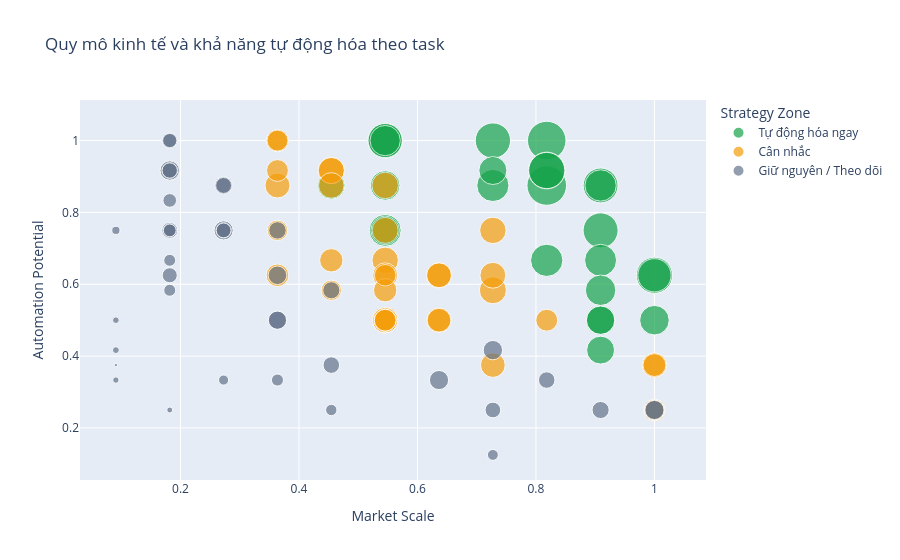

The notebook cell this image was saved under:
### Markdown cell above
## 6. Giải thích vì sao task có ROI cao
Biểu đồ dưới đây phân rã hai động lực chính. Điểm ở góc trên bên phải vừa có quy mô kinh tế lớn vừa có khả năng tự động hóa cao; kích thước điểm thể hiện ROI Index, còn `Task Exposure` xuất hiện khi rê chuột.

### Code cell
fig = px.scatter(
    complete, x='Market Scale', y='Automation Potential', size='ROI Index',
    color='Strategy Zone', color_discrete_map=zone_colors, hover_name='Task',
    hover_data={'Occupation (O*NET-SOC Title)': True, 'Task Exposure': ':.3f',
                'ROI Index': ':.3f', 'Data Confidence': True},
    size_max=28, title='Quy mô kinh tế và khả năng tự động hóa theo task',
)
save_chart(fig, 'Quy mô kinh tế và khả năng tự động hóa theo task.png')
fig.show()

### Figure 1 — Plotly figure (JSON) as saved in the notebook; plotly's stock layout.template omitted (floating-point values rounded to 4 significant figures; data arrays with more than 128 entries replaced by an {"elided": "..."} marker saying what was removed)
{"data": [{"customdata": [["Computer User Support Specialists", 0.6544, 1, "Trung bình"], ["Computer User Support Specialists", 0.5442, 0.9494, "Trung bình"], ["Computer User Support Specialists", 0.5398, 0.8615, "Trung bình"], ["Computer and Information Systems Managers", 0.6298, 0.8371, "Trung bình"], ["Computer User Support Specialists", 0.5219, 0.8324, "Trung bình"], ["Network and Computer Systems Administrators", 0.5148, 0.7952, "Trung bình"], ["Computer Systems Analysts", 0.5402, 0.782, "Cao"], ["Software Quality Assurance Analysts and Testers", 0.6704, 0.7763, "Trung bình"], ["Computer Systems Analysts", 0.4583, 0.7739, "Trung bình"], ["Software Quality Assurance Analysts and Testers", 0.6385, 0.7384, "Trung bình"], ["Computer and Information Systems Managers", 0.5345, 0.7074, "Trung bình"], ["Computer User Support Specialists", 0.5771, 0.6654, "Cao"], ["Network and Computer Systems Administrators", 0.4898, 0.6587, "Trung bình"], ["Computer Systems Analysts", 0.5097, 0.6527, "Cao"], ["Software Quality Assurance Analysts and Testers", 0.7508, 0.6489, "Trung bình"], ["Computer Systems Analysts", 0.3727, 0.6256, "Trung bình"], ["Computer Systems Analysts", 0.53, 0.5921, "Cao"], ["Software Quality Assurance Analysts and Testers", 0.5102, 0.5861, "Trung bình"], ["Computer and Information Systems Managers", 0.5308, 0.558, "Trung bình"], ["Software Quality Assurance Analysts and Testers", 0.5556, 0.5575, "Trung bình"], ["Computer Systems Analysts", 0.5504, 0.5249, "Trung bình"], ["Software Quality Assurance Analysts and Testers", 0.6085, 0.5222, "Trung bình"], ["Computer Systems Analysts", 0.5367, 0.5113, "Trung bình"], ["Network and Computer Systems Administrators", 0.359, 0.5012, "Trung bình"], ["Computer Systems Analysts", 0.6273, 0.4975, "Cao"], ["Computer Network Support Specialists", 0.5785, 0.4812, "Trung bình"]], "hovertemplate": "<b>%{hovertext}</b><br><br>Strategy Zone=Tự động hóa ngay<br>Market Scale=%{x}<br>Automation Potential=%{y}<br>ROI Index=%{customdata[2]:.3f}<br>Occupation (O*NET-SOC Title)=%{customdata[0]}<br>Task Exposure=%{customdata[1]:.3f}<br>Data Confidence=%{customdata[3]}<extra></extra>", "hovertext": ["Answer user inquiries regarding computer software or hardware operation to resolve problems.", "Oversee the daily performance of computer systems.", "Maintain records of daily data communication transactions, problems and remedial actions taken, or installation activities.", "Manage backup, security and user help systems.", "Enter commands and observe system functioning to verify correct operations and detect errors.", "Configure, monitor, and maintain email applications or virus protection software.", "Use object-oriented programming languages, as well as client and server applications development processes and multimedia and Internet technology.", "Document test procedures to ensure replicability and compliance with standards.", "Review and analyze computer printouts and performance indicators to locate code problems, and correct errors by correcting codes.", "Create or maintain databases of known test defects.", "Prepare and review operational reports or project progress reports.", "Read technical manuals, confer with users, or conduct computer diagnostics to investigate and resolve problems or to provide technical assistance and support.", "Operate master consoles to monitor the performance of computer systems and networks and to coordinate computer network access and use.", "Troubleshoot program and system malfunctions to restore normal functioning.", "Document software defects, using a bug tracking system, and report defects to software developers.", "Read manuals, periodicals, and technical reports to learn how to develop programs that meet staff and user requirements.", "Specify inputs accessed by the system and plan the distribution and use of the results.", "Conduct software compatibility tests with programs, hardware, operating systems, or network environments.", "Develop computer information resources, providing for data security and control, strategic computing, and disaster recovery.", "Update automated test scripts to ensure currency.", "Test, maintain, and monitor computer programs and systems, including coordinating the installation of computer programs and systems.", "Monitor bug resolution efforts and track successes.", "Analyze information processing or computation needs and plan and design computer systems, using techniques such as structured analysis, data modeling, and information engineering.", "Perform routine network startup and shutdown procedures, and maintain control records.", "Use the computer in the analysis and solution of business problems, such as development of integrated production and inventory control and cost analysis systems.", "Document network support activities."], "legendgroup": "Tự động hóa ngay", "marker": {"color": "#16a34a", "size": [1.0, 0.9494, 0.8615, 0.8371, 0.8324, 0.7952, 0.782, 0.7763, 0.7739, 0.7384, 0.7074, 0.6654, 0.6587, 0.6527, 0.6489, 0.6256, 0.5921, 0.5861, 0.558, 0.5575, 0.5249, 0.5222, 0.5113, 0.5012, 0.4975, 0.4812], "sizemode": "area", "sizeref": 0.001276, "symbol": "circle"}, "mode": "markers", "name": "Tự động hóa ngay", "orientation": "v", "showlegend": true, "type": "scatter", "x": [0.8182, 0.8182, 0.8182, 1.0, 0.8182, 0.7273, 0.9091, 0.5455, 0.9091, 0.5455, 1.0, 0.8182, 0.7273, 0.9091, 0.5455, 0.9091, 0.9091, 0.5455, 1.0, 0.5455, 0.9091, 0.5455, 0.9091, 0.7273, 0.9091, 0.4545], "xaxis": "x", "y": [0.875, 1.0, 0.9167, 0.625, 0.9167, 1.0, 0.75, 1.0, 0.875, 1.0, 0.625, 0.6667, 0.875, 0.6667, 0.75, 0.875, 0.5833, 1.0, 0.5, 0.875, 0.5, 0.75, 0.5, 0.9167, 0.4167, 0.875], "yaxis": "y"}, {"customdata": {"elided": "35x4 mixed values"}, "hovertemplate": "<b>%{hovertext}</b><br><br>Strategy Zone=Cân nhắc<br>Market Scale=%{x}<br>Automation Potential=%{y}<br>ROI Index=%{customdata[2]:.3f}<br>Occupation (O*NET-SOC Title)=%{customdata[0]}<br>Task Exposure=%{customdata[1]:.3f}<br>Data Confidence=%{customdata[3]}<extra></extra>", "hovertext": ["Monitor network performance to determine whether adjustments are needed and where changes will be needed in the future.", "Review software documentation to ensure technical accuracy, compliance, or completeness, or to mitigate risks.", "Analyze equipment performance records to determine the need for repair or replacement.", "Analyze network data to determine network usage, disk space availability, or server function.", "Test system modifications to prepare for implementation.", "Configure security settings or access permissions for groups or individuals.", "Plan test schedules or strategies in accordance with project scope or delivery dates.", "Design, configure, and test computer hardware, networking software and operating system software.", "Install, maintain, or use software testing programs.", "Back up network data.", "Modify computer security files to incorporate new software, correct errors, or change individual access status.", "Identify, analyze, and document problems with program function, output, online screen, or content.", "Write, update, and maintain computer programs or software packages to handle specific jobs such as tracking inventory, storing or retrieving data, or controlling other equipment.", "Monitor program performance to ensure efficient and problem-free operations.", "Document computer security and emergency measures policies, procedures, and tests.", "Review and approve all systems charts and programs prior to their implementation.", "Maintain and administer computer networks and related computing environments, including computer hardware, systems software, applications software, and all configurations.", "Monitor use of data files and regulate access to safeguard information in computer files.", "Monitor current reports of computer viruses to determine when to update virus protection systems.", "Provide telephone support related to networking or connectivity issues.", "Design test plans, scenarios, scripts, or procedures.", "Stay abreast of advances in technology.", "Prepare detailed workflow charts and diagrams that describe input, output, and logical operation, and convert them into a series of instructions coded in a computer language.", "Write, analyze, review, and rewrite programs, using workflow chart and diagram, and applying knowledge of computer capabilities, subject matter, and symbolic logic.", "Provide feedback and recommendations to developers on software usability and functionality.", "Develop or specify standards, methods, or procedures to determine product quality or release readiness.", "Prepare evaluations of software or hardware, and recommend improvements or upgrades.", "Compile and write documentation of program development and subsequent revisions, inserting comments in the coded instructions so others can understand the program.", "Develop testing programs that address areas such as database impacts, software scenarios, regression testing, negative testing, error or bug retests, or usability.", "Assign and review the work of systems analysts, programmers, and other computer-related workers.", "Identify program deviance from standards, and suggest modifications to ensure compliance.", "Investigate whether networks, workstations, the central processing unit of the system, or peripheral equipment are responding to a program's instructions.", "Develop Web sites.", "Analyze and report computer network security breaches or attempted breaches.", "Evaluate data processing proposals to assess project feasibility and requirements."], "legendgroup": "Cân nhắc", "marker": {"color": "#f59e0b", "size": [0.4672, 0.4506, 0.4465, 0.4455, 0.445, 0.4358, 0.4329, 0.4263, 0.4216, 0.4189, 0.4095, 0.4045, 0.3994, 0.394, 0.3912, 0.3911, 0.3885, 0.3879, 0.3578, 0.3491, 0.3475, 0.3343, 0.3248, 0.3235, 0.3224, 0.3088, 0.3072, 0.3046, 0.3014, 0.2995, 0.298, 0.2778, 0.2662, 0.2614, 0.2573], "sizemode": "area", "sizeref": 0.001276, "symbol": "circle"}, "mode": "markers", "name": "Cân nhắc", "orientation": "v", "showlegend": true, "type": "scatter", "x": [0.7273, 0.5455, 0.7273, 0.4545, 0.5455, 0.4545, 0.5455, 0.7273, 0.5455, 0.4545, 0.6364, 0.5455, 0.3636, 0.5455, 0.6364, 1.0, 0.7273, 0.6364, 0.6364, 0.4545, 0.5455, 1.0, 0.3636, 0.3636, 0.5455, 0.5455, 0.8182, 0.3636, 0.5455, 1.0, 0.5455, 0.3636, 0.3636, 0.4545, 1.0], "xaxis": "x", "y": [0.5833, 0.875, 0.75, 0.9167, 0.6667, 0.9167, 0.75, 0.625, 0.5, 0.875, 0.625, 0.5, 0.875, 0.625, 0.625, 0.375, 0.375, 0.5, 0.5, 0.6667, 0.5833, 0.375, 1.0, 0.625, 0.5, 0.5, 0.5, 0.9167, 0.5, 0.25, 0.625, 1.0, 0.75, 0.5833, 0.25], "yaxis": "y"}, {"customdata": {"elided": "41x4 mixed values"}, "hovertemplate": "<b>%{hovertext}</b><br><br>Strategy Zone=Giữ nguyên / Theo dõi<br>Market Scale=%{x}<br>Automation Potential=%{y}<br>ROI Index=%{customdata[2]:.3f}<br>Occupation (O*NET-SOC Title)=%{customdata[0]}<br>Task Exposure=%{customdata[1]:.3f}<br>Data Confidence=%{customdata[3]}<extra></extra>", "hovertext": ["Control operational budget and expenditures.", "Recommend changes to improve systems and network configurations, and determine hardware or software requirements related to such changes.", "Write supporting code for Web applications or Web sites.", "Develop plans to safeguard computer files against accidental or unauthorized modification, destruction, or disclosure and to meet emergency data processing needs.", "Test programs or databases, correct errors, and make necessary modifications.", "Review project plans to plan and coordinate project activity.", "Perform systems analysis and programming tasks to maintain and control the use of computer systems software as a systems programmer.", "Perform or direct revision, repair, or expansion of existing programs to increase operating efficiency or adapt to new requirements.", "Correct errors by making appropriate changes and rechecking the program to ensure that the desired results are produced.", "Modify existing databases and database management systems or direct programmers and analysts to make changes.", "Write or contribute to instructions or manuals to guide end users.", "Expand or modify system to serve new purposes or improve work flow.", "Research hardware or software products to meet technical networking or security needs.", "Troubleshoot network or connectivity problems for users or user groups.", "Develop training materials and procedures, or train users in the proper use of hardware or software.", "Write and code logical and physical database descriptions and specify identifiers of database to management system, or direct others in coding descriptions.", "Evaluate code to ensure that it is valid, is properly structured, meets industry standards, and is compatible with browsers, devices, or operating systems.", "Plan, coordinate, and implement network security measures to protect data, software, and hardware.", "Back up files from Web sites to local directories for instant recovery in case of problems.", "Specify users and user access levels for each segment of database.", "Perform Web site tests according to planned schedules, or after any Web site or product revision.", "Respond to user email inquiries, or set up automated systems to send responses.", "Design, build, or maintain Web sites, using authoring or scripting languages, content creation tools, management tools, and digital media.", "Review workflow charts developed by programmer analyst to understand tasks computer will perform, such as updating records.", "Provide clear, detailed descriptions of Web site specifications, such as product features, activities, software, communication protocols, programming languages, and operating systems software and hardware.", "Establish appropriate server directory trees.", "Develop or implement procedures for ongoing Web site revision.", "Recommend and implement performance improvements.", "Assign, coordinate, and review work and activities of programming personnel.", "Monitor security system performance logs to identify problems and notify security specialists when problems occur.", "Perform or direct Web site updates.", "Configure wide area network (WAN) or local area network (LAN) routers or related equipment.", "Perform data backups and disaster recovery operations.", "Plan, coordinate, and implement security measures to safeguard information in computer files against accidental or unauthorized damage, modification or disclosure.", "Evaluate project plans and proposals to assess feasibility issues.", "Design computers and the software that runs them.", "Assign or schedule tasks to meet work priorities and goals.", "Analyze problems to develop solutions involving computer hardware and software.", "Communicate with network personnel or Web site hosting agencies to address hardware or software issues affecting Web sites.", "Approve, prepare, monitor, and adjust operational budgets.", "Apply theoretical expertise and innovation to create or apply new technology, such as adapting principles for applying computers to new uses."], "legendgroup": "Giữ nguyên / Theo dõi", "marker": {"color": "#64748b", "size": [0.2491, 0.2402, 0.2397, 0.2342, 0.2327, 0.2311, 0.2206, 0.2162, 0.2107, 0.1956, 0.1951, 0.1884, 0.1874, 0.1759, 0.1745, 0.1605, 0.1597, 0.1581, 0.1553, 0.151, 0.1507, 0.1499, 0.1452, 0.1393, 0.1271, 0.1197, 0.1091, 0.1043, 0.09276, 0.09203, 0.09166, 0.08254, 0.07592, 0.06518, 0.04294, 0.02993, 0.02837, 0.02609, 0.02274, 0.006752, 0.0], "sizemode": "area", "sizeref": 0.001276, "symbol": "circle"}, "mode": "markers", "name": "Giữ nguyên / Theo dõi", "orientation": "v", "showlegend": true, "type": "scatter", "x": [1.0, 0.7273, 0.1818, 0.6364, 0.2727, 1.0, 0.3636, 0.3636, 0.3636, 0.2727, 0.3636, 0.9091, 0.4545, 0.4545, 0.8182, 0.2727, 0.1818, 0.7273, 0.1818, 0.2727, 0.1818, 0.1818, 0.1818, 0.2727, 0.1818, 0.1818, 0.1818, 0.1818, 0.3636, 0.1818, 0.1818, 0.4545, 0.7273, 0.2727, 0.09091, 0.09091, 0.09091, 0.09091, 0.1818, 0.09091, 0.09091], "xaxis": "x", "y": [0.25, 0.4167, 0.9167, 0.3333, 0.75, 0.25, 0.625, 0.5, 0.5, 0.875, 0.75, 0.25, 0.5833, 0.375, 0.3333, 0.875, 0.75, 0.25, 0.9167, 0.75, 0.9167, 1.0, 0.625, 0.75, 1.0, 0.8333, 0.75, 0.75, 0.3333, 0.5833, 0.6667, 0.25, 0.125, 0.3333, 0.75, 0.4167, 0.5, 0.3333, 0.25, 0.375, 0.1667], "yaxis": "y"}], "layout": {"legend": {"itemsizing": "constant", "title": {"text": "Strategy Zone"}, "tracegroupgap": 0}, "title": {"text": "Quy mô kinh tế và khả năng tự động hóa theo task"}, "xaxis": {"anchor": "y", "domain": [0, 1], "title": {"text": "Market Scale"}}, "yaxis": {"anchor": "x", "domain": [0, 1], "title": {"text": "Automation Potential"}}}}
